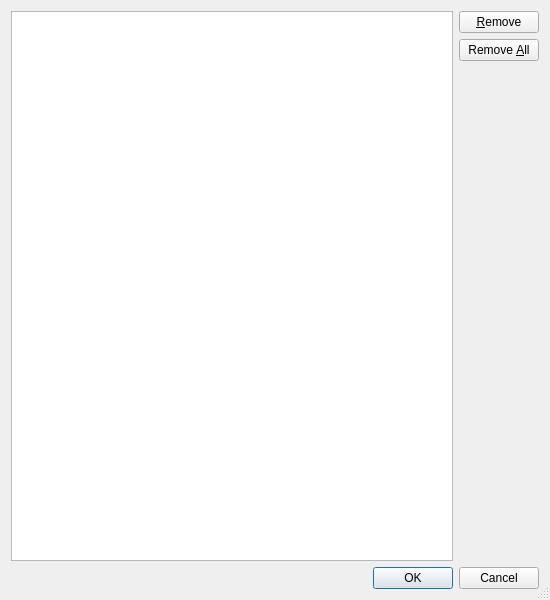
<?xml version="1.0" encoding="UTF-8"?>
<ui version="4.0">
 <class>WebIconDialog</class>
 <widget class="QDialog" name="WebIconDialog">
  <property name="geometry">
   <rect>
    <x>0</x>
    <y>0</y>
    <width>550</width>
    <height>600</height>
   </rect>
  </property>
  <property name="windowTitle">
   <string>Favicons</string>
  </property>
  <property name="sizeGripEnabled">
   <bool>true</bool>
  </property>
  <layout class="QVBoxLayout" name="verticalLayout">
   <item>
    <layout class="QGridLayout" name="gridLayout">
     <item row="0" column="0" rowspan="3">
      <widget class="QListWidget" name="iconsList">
       <property name="contextMenuPolicy">
        <enum>Qt::CustomContextMenu</enum>
       </property>
       <property name="alternatingRowColors">
        <bool>true</bool>
       </property>
       <property name="selectionMode">
        <enum>QAbstractItemView::ExtendedSelection</enum>
       </property>
       <property name="iconSize">
        <size>
         <width>22</width>
         <height>22</height>
        </size>
       </property>
       <property name="sortingEnabled">
        <bool>true</bool>
       </property>
      </widget>
     </item>
     <item row="0" column="1">
      <widget class="QPushButton" name="removeButton">
       <property name="toolTip">
        <string>Press to remove the selected entries</string>
       </property>
       <property name="text">
        <string>&amp;Remove</string>
       </property>
      </widget>
     </item>
     <item row="1" column="1">
      <widget class="QPushButton" name="removeAllButton">
       <property name="toolTip">
        <string>Press to remove all entries</string>
       </property>
       <property name="text">
        <string>Remove &amp;All</string>
       </property>
      </widget>
     </item>
     <item row="2" column="1">
      <spacer name="verticalSpacer">
       <property name="orientation">
        <enum>Qt::Vertical</enum>
       </property>
       <property name="sizeHint" stdset="0">
        <size>
         <width>20</width>
         <height>40</height>
        </size>
       </property>
      </spacer>
     </item>
    </layout>
   </item>
   <item>
    <widget class="QDialogButtonBox" name="buttonBox">
     <property name="orientation">
      <enum>Qt::Horizontal</enum>
     </property>
     <property name="standardButtons">
      <set>QDialogButtonBox::Cancel|QDialogButtonBox::Ok</set>
     </property>
    </widget>
   </item>
  </layout>
 </widget>
 <resources/>
 <connections>
  <connection>
   <sender>buttonBox</sender>
   <signal>accepted()</signal>
   <receiver>WebIconDialog</receiver>
   <slot>accept()</slot>
   <hints>
    <hint type="sourcelabel">
     <x>228</x>
     <y>581</y>
    </hint>
    <hint type="destinationlabel">
     <x>157</x>
     <y>274</y>
    </hint>
   </hints>
  </connection>
  <connection>
   <sender>buttonBox</sender>
   <signal>rejected()</signal>
   <receiver>WebIconDialog</receiver>
   <slot>reject()</slot>
   <hints>
    <hint type="sourcelabel">
     <x>296</x>
     <y>587</y>
    </hint>
    <hint type="destinationlabel">
     <x>286</x>
     <y>274</y>
    </hint>
   </hints>
  </connection>
 </connections>
</ui>
